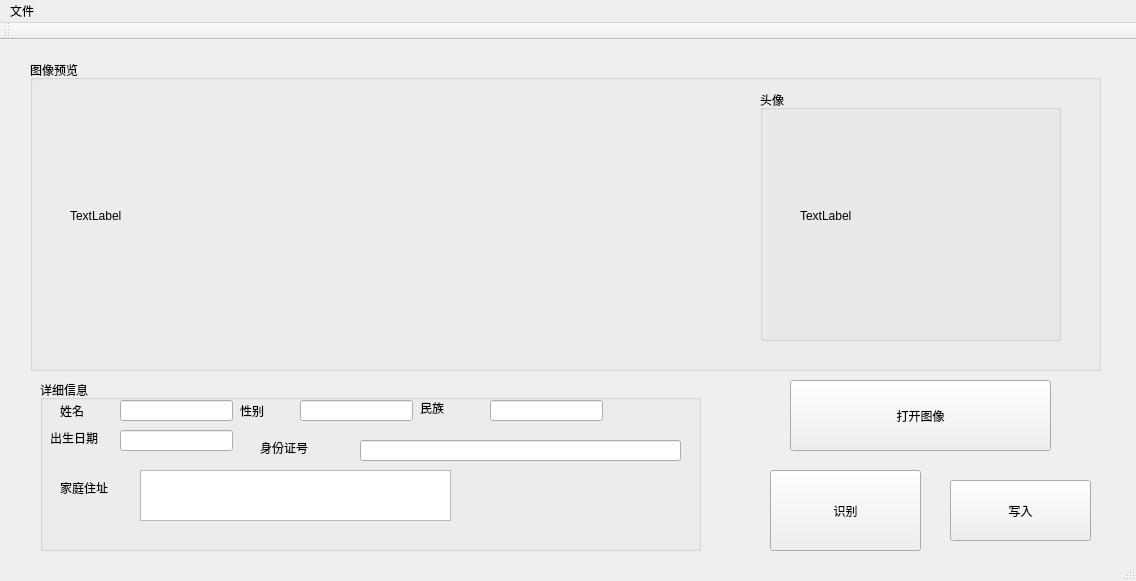
<?xml version="1.0" encoding="UTF-8"?>
<ui version="4.0">
 <class>MainWindow</class>
 <widget class="QMainWindow" name="MainWindow">
  <property name="geometry">
   <rect>
    <x>0</x>
    <y>0</y>
    <width>1136</width>
    <height>581</height>
   </rect>
  </property>
  <property name="windowTitle">
   <string>MainWindow</string>
  </property>
  <widget class="QWidget" name="centralWidget">
   <widget class="QGroupBox" name="groupBox">
    <property name="geometry">
     <rect>
      <x>30</x>
      <y>20</y>
      <width>1071</width>
      <height>311</height>
     </rect>
    </property>
    <property name="title">
     <string>图像预览</string>
    </property>
    <widget class="QGroupBox" name="groupBox_3">
     <property name="geometry">
      <rect>
       <x>730</x>
       <y>30</y>
       <width>301</width>
       <height>251</height>
      </rect>
     </property>
     <property name="title">
      <string>头像</string>
     </property>
     <widget class="QLabel" name="label_2">
      <property name="geometry">
       <rect>
        <x>40</x>
        <y>30</y>
        <width>241</width>
        <height>191</height>
       </rect>
      </property>
      <property name="text">
       <string>TextLabel</string>
      </property>
     </widget>
    </widget>
    <widget class="QLabel" name="label">
     <property name="geometry">
      <rect>
       <x>40</x>
       <y>50</y>
       <width>621</width>
       <height>211</height>
      </rect>
     </property>
     <property name="text">
      <string>TextLabel</string>
     </property>
    </widget>
   </widget>
   <widget class="QGroupBox" name="groupBox_2">
    <property name="geometry">
     <rect>
      <x>40</x>
      <y>340</y>
      <width>661</width>
      <height>171</height>
     </rect>
    </property>
    <property name="title">
     <string>详细信息</string>
    </property>
    <widget class="QLineEdit" name="name_lineEdit">
     <property name="geometry">
      <rect>
       <x>80</x>
       <y>20</y>
       <width>113</width>
       <height>21</height>
      </rect>
     </property>
    </widget>
    <widget class="QLineEdit" name="sex_lineEdit">
     <property name="geometry">
      <rect>
       <x>260</x>
       <y>20</y>
       <width>113</width>
       <height>21</height>
      </rect>
     </property>
    </widget>
    <widget class="QLineEdit" name="mz_lineEdit">
     <property name="geometry">
      <rect>
       <x>450</x>
       <y>20</y>
       <width>113</width>
       <height>21</height>
      </rect>
     </property>
    </widget>
    <widget class="QLineEdit" name="date_lineEdit">
     <property name="geometry">
      <rect>
       <x>80</x>
       <y>50</y>
       <width>113</width>
       <height>21</height>
      </rect>
     </property>
    </widget>
    <widget class="QLineEdit" name="number_lineEdit">
     <property name="geometry">
      <rect>
       <x>320</x>
       <y>60</y>
       <width>321</width>
       <height>21</height>
      </rect>
     </property>
    </widget>
    <widget class="QTextEdit" name="add_textEdit">
     <property name="geometry">
      <rect>
       <x>100</x>
       <y>90</y>
       <width>311</width>
       <height>51</height>
      </rect>
     </property>
    </widget>
    <widget class="QLabel" name="label_3">
     <property name="geometry">
      <rect>
       <x>20</x>
       <y>20</y>
       <width>51</width>
       <height>21</height>
      </rect>
     </property>
     <property name="text">
      <string>姓名</string>
     </property>
    </widget>
    <widget class="QLabel" name="label_4">
     <property name="geometry">
      <rect>
       <x>200</x>
       <y>20</y>
       <width>51</width>
       <height>21</height>
      </rect>
     </property>
     <property name="text">
      <string>性别</string>
     </property>
    </widget>
    <widget class="QLabel" name="label_5">
     <property name="geometry">
      <rect>
       <x>380</x>
       <y>20</y>
       <width>72</width>
       <height>16</height>
      </rect>
     </property>
     <property name="text">
      <string>民族</string>
     </property>
    </widget>
    <widget class="QLabel" name="label_6">
     <property name="geometry">
      <rect>
       <x>10</x>
       <y>50</y>
       <width>72</width>
       <height>15</height>
      </rect>
     </property>
     <property name="text">
      <string>出生日期</string>
     </property>
    </widget>
    <widget class="QLabel" name="label_7">
     <property name="geometry">
      <rect>
       <x>220</x>
       <y>60</y>
       <width>72</width>
       <height>15</height>
      </rect>
     </property>
     <property name="text">
      <string>身份证号</string>
     </property>
    </widget>
    <widget class="QLabel" name="label_8">
     <property name="geometry">
      <rect>
       <x>20</x>
       <y>100</y>
       <width>72</width>
       <height>15</height>
      </rect>
     </property>
     <property name="text">
      <string>家庭住址</string>
     </property>
    </widget>
   </widget>
   <widget class="QPushButton" name="pushButton">
    <property name="geometry">
     <rect>
      <x>790</x>
      <y>340</y>
      <width>261</width>
      <height>71</height>
     </rect>
    </property>
    <property name="text">
     <string>打开图像</string>
    </property>
   </widget>
   <widget class="QPushButton" name="pushButton_2">
    <property name="geometry">
     <rect>
      <x>950</x>
      <y>440</y>
      <width>141</width>
      <height>61</height>
     </rect>
    </property>
    <property name="text">
     <string>写入</string>
    </property>
   </widget>
   <widget class="QPushButton" name="pushButton_3">
    <property name="geometry">
     <rect>
      <x>770</x>
      <y>430</y>
      <width>151</width>
      <height>81</height>
     </rect>
    </property>
    <property name="text">
     <string>识别</string>
    </property>
   </widget>
  </widget>
  <widget class="QMenuBar" name="menuBar">
   <property name="geometry">
    <rect>
     <x>0</x>
     <y>0</y>
     <width>1136</width>
     <height>26</height>
    </rect>
   </property>
   <widget class="QMenu" name="menu">
    <property name="title">
     <string>文件</string>
    </property>
   </widget>
   <addaction name="menu"/>
  </widget>
  <widget class="QToolBar" name="mainToolBar">
   <attribute name="toolBarArea">
    <enum>TopToolBarArea</enum>
   </attribute>
   <attribute name="toolBarBreak">
    <bool>false</bool>
   </attribute>
  </widget>
  <widget class="QStatusBar" name="statusBar"/>
 </widget>
 <layoutdefault spacing="6" margin="11"/>
 <resources/>
 <connections/>
</ui>
